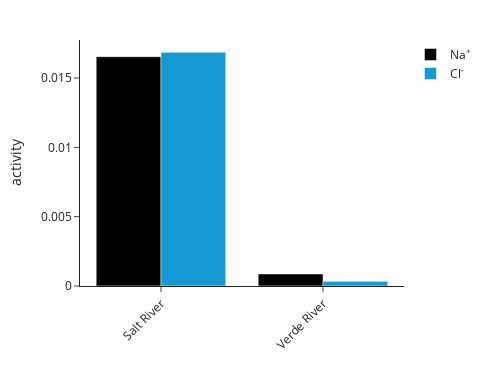

The code cell stored with this chart in its notebook:
### Markdown cell above
She could compare the compositions of the two samples with a barplot...

### Code cell
speciation.barplot(['Na+', 'Cl-'])

### Figure 1 — Plotly figure (JSON) as saved in the notebook; plotly's stock layout.template omitted (floating-point values rounded to 4 significant figures)
{"data": [{"alignmentgroup": "True", "hovertemplate": "%{x} <br>activity: %{y}", "legendgroup": "Na<sup>+</sup>", "marker": {"color": "#000000", "pattern": {"shape": ""}}, "name": "Na<sup>+</sup>", "offsetgroup": "Na<sup>+</sup>", "orientation": "v", "showlegend": true, "textposition": "auto", "type": "bar", "x": ["Salt River", "Verde River"], "xaxis": "x", "y": [0.01653, 0.0008668], "yaxis": "y"}, {"alignmentgroup": "True", "hovertemplate": "%{x} <br>activity: %{y}", "legendgroup": "Cl<sup>-</sup>", "marker": {"color": "#1699d3", "pattern": {"shape": ""}}, "name": "Cl<sup>-</sup>", "offsetgroup": "Cl<sup>-</sup>", "orientation": "v", "showlegend": true, "textposition": "auto", "type": "bar", "x": ["Salt River", "Verde River"], "xaxis": "x", "y": [0.01685, 0.0003337], "yaxis": "y"}], "layout": {"barmode": "group", "height": 366, "legend": {"title": {}, "tracegroupgap": 0}, "margin": {"t": 40}, "title": {"x": 0.5, "xanchor": "center"}, "width": 488, "xaxis": {"anchor": "y", "autorange": true, "domain": [0, 1], "fixedrange": true, "range": [-0.5, 1.5], "tickangle": -45, "title": {}, "type": "category"}, "yaxis": {"anchor": "x", "autorange": true, "domain": [0, 1], "exponentformat": "power", "fixedrange": true, "range": [0, 0.01774], "title": {"text": "activity"}, "type": "linear"}}}
